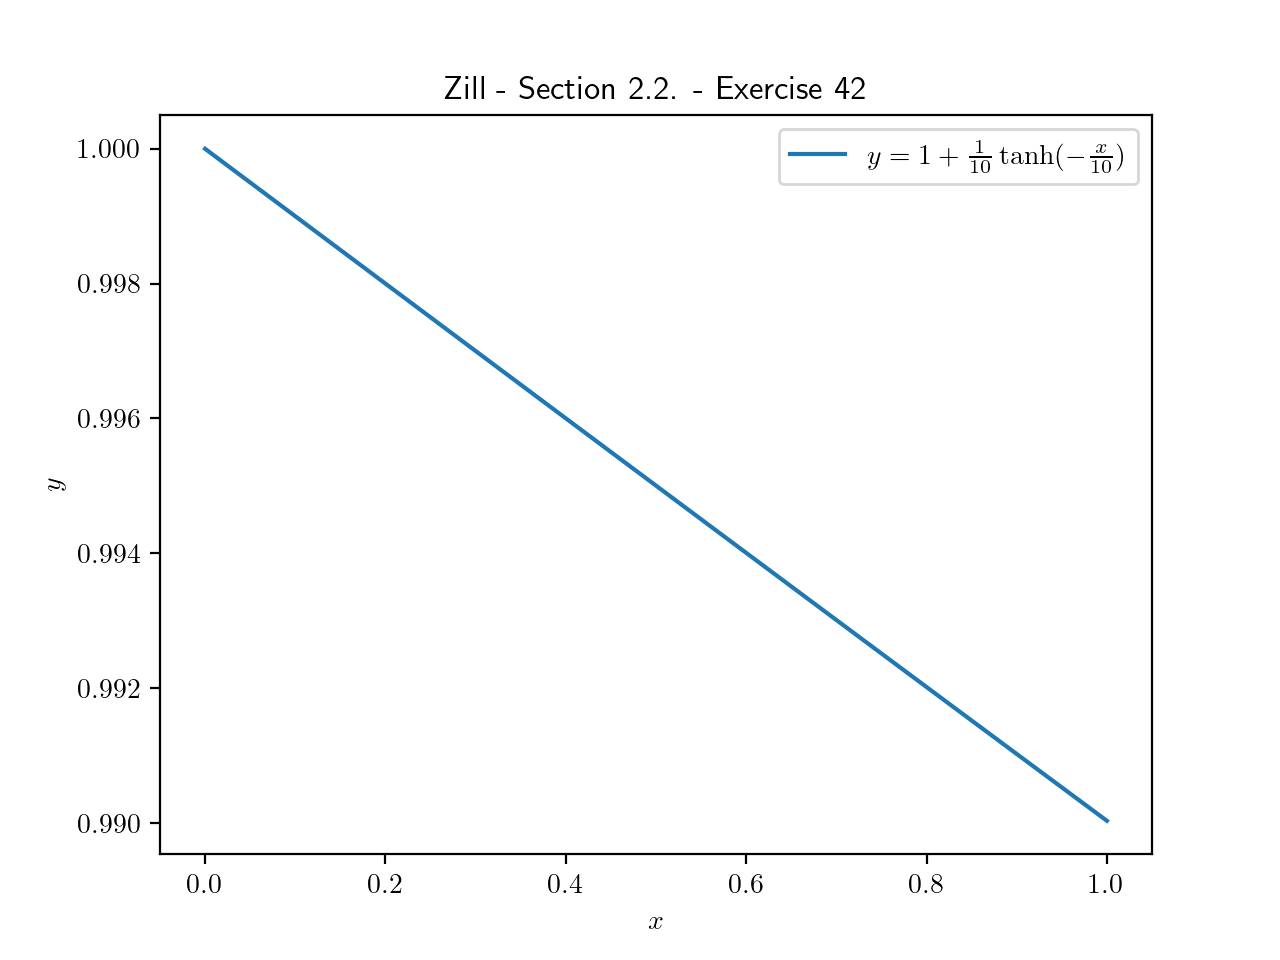

Reproduce this figure in Python.
#!/usr/bin/env python3
# Zill - Differential Equations with Boundary-Value Problems
# Section 2.2. - Exercise 42
import numpy as np
import matplotlib
matplotlib.rcParams['text.usetex'] = True
import matplotlib.pyplot as plt

# plot over interval (0,1)
x = np.linspace(0, 1)

# function defined by explicit solution
def y(x):
    return 1 + (1/10)*np.tanh(-x/10)

# plot figure and axes
fig, ax = plt.subplots()
solution = ax.plot(x, y(x), label=r"$y = 1 + \frac{1}{10}\tanh(-\frac{x}{10})$")

# add title and label
ax.set_title("Zill - Section 2.2. - Exercise 42")
ax.set_xlabel("$x$")
ax.set_ylabel("$y$")
ax.legend()

# show plot
plt.show()

# save plot
fig.savefig("ch02_02_ex42.pdf")
